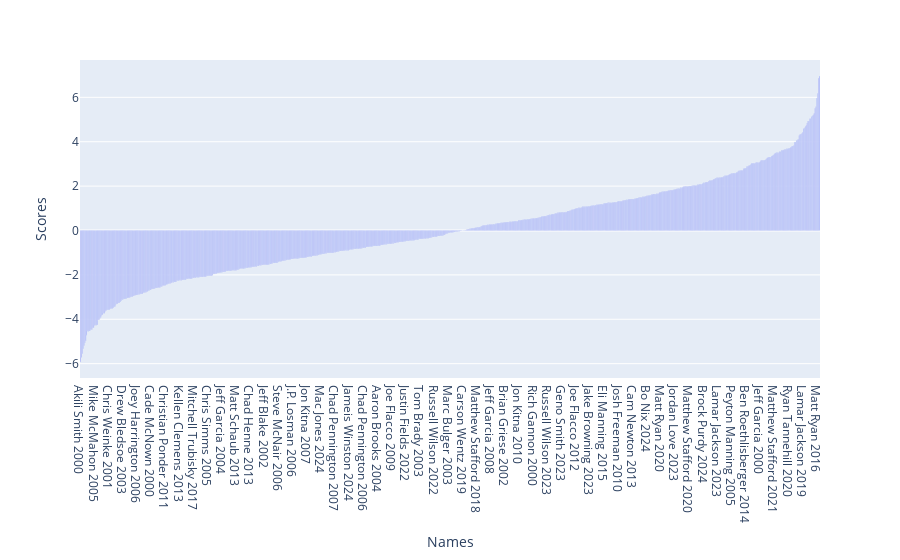

Notebook cell for this chart:
### Code cell
ranked_df = ranked_df.sort_values(by='Scores')
fig = px.bar(data_frame=ranked_df, x=ranked_df.Names, y=ranked_df.Scores)
fig.update_layout(yaxis={'categoryorder':'total ascending'})
fig.show()

### Figure 1 — Plotly figure (JSON) as saved in the notebook; plotly's stock layout.template omitted (floating-point values rounded to 4 significant figures; data arrays with more than 128 entries replaced by an {"elided": "..."} marker saying what was removed)
{"data": [{"alignmentgroup": "True", "hovertemplate": "Names=%{x}<br>Scores=%{y}<extra></extra>", "legendgroup": "", "marker": {"color": "#636efa", "pattern": {"shape": ""}}, "name": "", "offsetgroup": "", "orientation": "v", "showlegend": false, "textposition": "auto", "type": "bar", "x": {"elided": "836 str values"}, "xaxis": "x", "y": {"elided": "836 float values"}, "yaxis": "y"}], "layout": {"barmode": "relative", "legend": {"tracegroupgap": 0}, "margin": {"t": 60}, "xaxis": {"anchor": "y", "domain": [0, 1], "title": {"text": "Names"}}, "yaxis": {"anchor": "x", "categoryorder": "total ascending", "domain": [0, 1], "title": {"text": "Scores"}}}}
